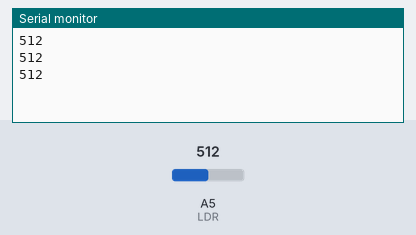
A sketch run on a simulated Arduino Uno, built with avr-gcc and run on an emulated ATmega328P. On the bench: the last lines printed to the serial monitor. The inputs (shaded band) are chosen by the test bench; at power-on: A5 (LDR) = 512.

Above: at 1.3 s.
1.4 s: A5 (LDR) set to 716
At 1.9 s:
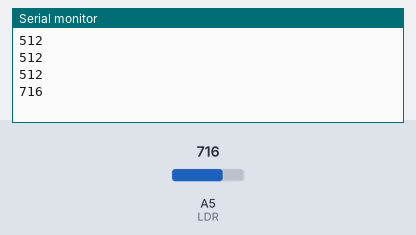
2.9 s: A5 (LDR) set to 900
At 3.4 s:
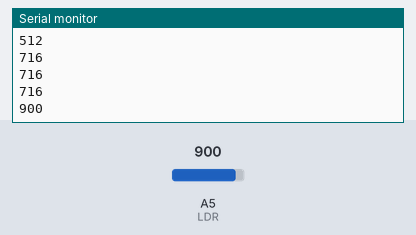
Timing chart, 0 to 5.9 s (numbered marks = the images above; inputs shaded):
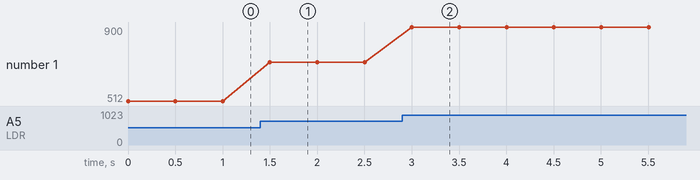

The sketch:

FotoresistenciaLed_LDR_AMAS.ino
```cpp
//variables
int LDR = A5;
int valor; //variable donde se alamcenara el valor del LDR

void setup() {
Serial.begin(9600); //DONDE NOS MUESTRA LOS DATOS Y LA FECUENCIA
pinMode(LDR, INPUT);//DE ENTRADA AL PIN
}

void loop() {
 int valor = analogRead(LDR);//de donde llegan los datos
Serial.println(valor);//nos imprime el valor
delay(500);

}
```

Measured:
- after the input at 1.4 s, the serial monitor: prints a new line after 0.10 s (image 1)
- after the input at 2.9 s, the serial monitor: prints a new line after 0.10 s (image 2)
- plotted number 1: 512 → 716 after the input at 1.4 s, 716 → 900 after the input at 2.9 s
